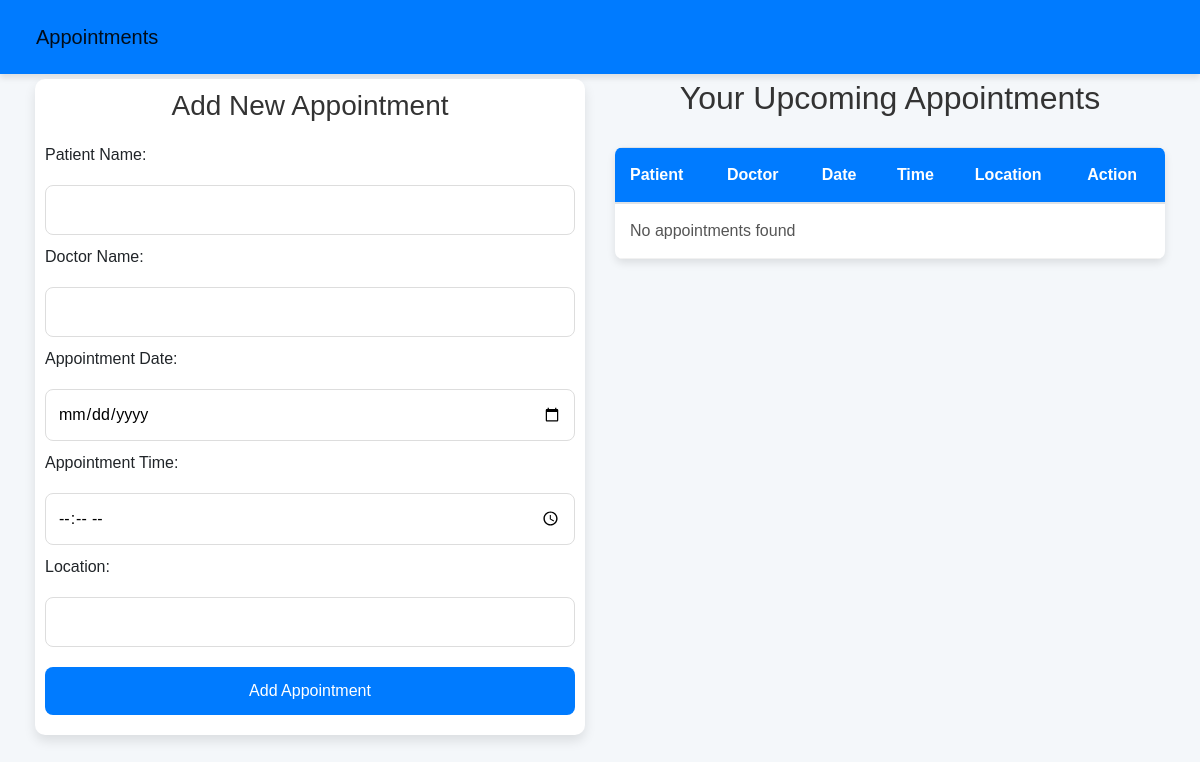
The page /users/appointments/ on the database as committed earlier.
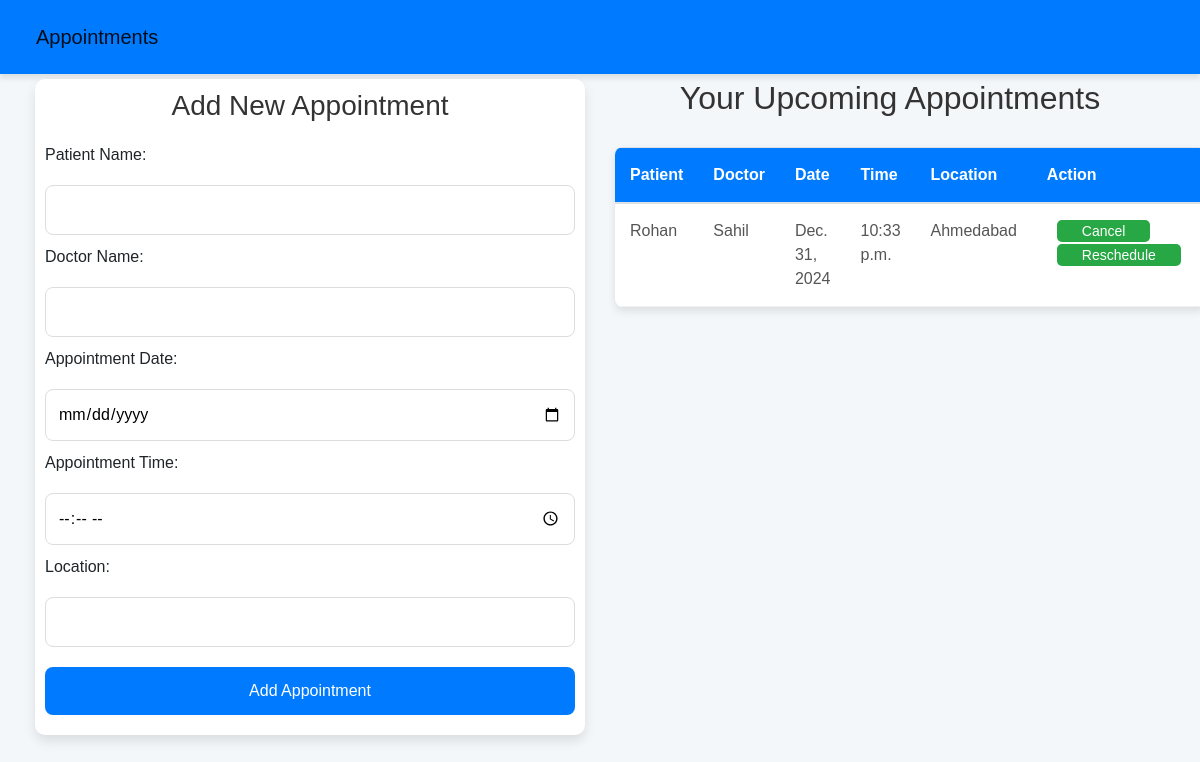
The same page on the database as committed later.
### users/models.py (models this page shows, shortened)
class Appointment(models.Model):
    patient_name = models.CharField(max_length=100, default="Unknown")
    doctor_name = models.CharField(max_length=100)
    appointment_date = models.DateField()
    appointment_time = models.TimeField()
    location = models.CharField(max_length=255)

### users/views.py (the view)
# urls.py: path('appointments/', views.appointments, name='appointments'),
def appointments(request):
    if request.method == "POST":
        form = AppointmentForm(request.POST)
        if form.is_valid():
            form.save()
            return redirect('appointments')  # Redirect to the same page after saving the appointment
    else:
        form = AppointmentForm()
    appointments_list = Appointment.objects.all()
    return render(request, 'appointments.html', {'form': form, 'appointments': appointments_list})

### users/forms.py
class AppointmentForm(forms.ModelForm):
    class Meta:
        model = Appointment
        fields = ['patient_name','doctor_name', 'appointment_date', 'appointment_time', 'location']
        widgets = {
            'appointment_date': forms.DateInput(attrs={'type': 'date'}),
            'appointment_time': forms.TimeInput(attrs={'type': 'time'}),
        }

### templates/users/appointments.html (shortened to what this page needs)
<!DOCTYPE html>
<html lang="en">
<head>
    <link href="https://stackpath.bootstrapcdn.com/bootstrap/4.5.2/css/bootstrap.min.css" rel="stylesheet">
</head>
<body>
    <nav class="navbar navbar-expand-lg navbar-light">
        <a class="navbar-brand" href="#">Appointments</a>
    </nav>
    <div class="container">
        <div class="row">
            <div class="col-md-6">
                <div class="appointment-form">
                    <h3>Add New Appointment</h3>
                    <form method="POST">
                        <label for="patient_name">Patient Name:</label>
                        <input type="text" id="patient_name" name="patient_name" required>
                        <label for="doctor_name">Doctor Name:</label>
                        <input type="text" id="doctor_name" name="doctor_name" required>
                        <label for="appointment_date">Appointment Date:</label>
                        <input type="date" id="appointment_date" name="appointment_date" required>
                        <label for="appointment_time">Appointment Time:</label>
                        <input type="time" id="appointment_time" name="appointment_time" required>
                        <label for="location">Location:</label>
                        <input type="text" id="location" name="location" required>
                        <button type="submit" class="btn btn-primary">Add Appointment</button>
                    </form>
                </div>
            </div>
            <div class="col-md-6">
                <h2>Your Upcoming Appointments</h2>
                <table class="appointments-table table">
                    <thead>
                        <tr>
                            <th>Patient</th>
                            <th>Doctor</th>
                            <th>Date</th>
                            <th>Time</th>
                            <th>Location</th>
                            <th>Action</th>
                        </tr>
                    </thead>
                    <tbody>
                        {% for appointment in appointments %}
                            <tr>
                                <td>{{ appointment.patient_name }}</td>
                                <td>{{ appointment.doctor_name }}</td>
                                <td>{{ appointment.appointment_date }}</td>
                                <td>{{ appointment.appointment_time }}</td>
                                <td>{{ appointment.location }}</td>
                                <td class="action-btns">
                                    <a href="{% url 'cancel_appointment' appointment.id %}">Cancel</a>
                                    <a href="{% url 'reschedule_appointment' appointment.id %}">Reschedule</a>
                                </td>
                            </tr>
                        {% empty %}
                            <tr>
                                <td colspan="6">No appointments found</td>
                            </tr>
                        {% endfor %}
                    </tbody>
                </table>
            </div>
        </div>
    </div>
</body>
</html>

Rows that differ between the two databases and show on the page:
added Appointment: patient_name "Rohan", doctor_name "Sahil", appointment_date "Dec. 31, 2024", appointment_time "10:33 p.m.", location "Ahmedabad"
Other text that changed with them:
text no longer shown: "No appointments found"
